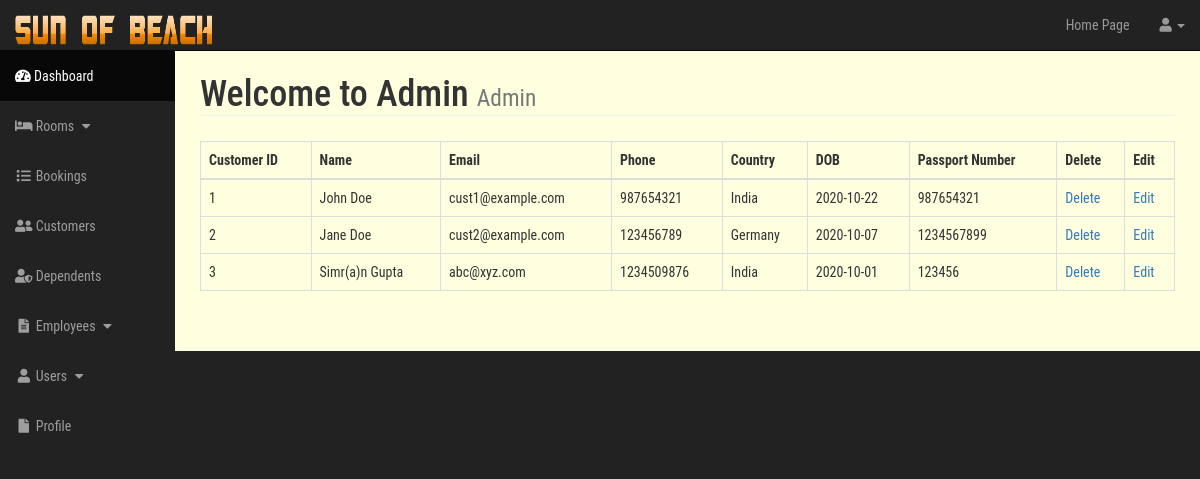
The page /admin/customers.php on the database as committed earlier.
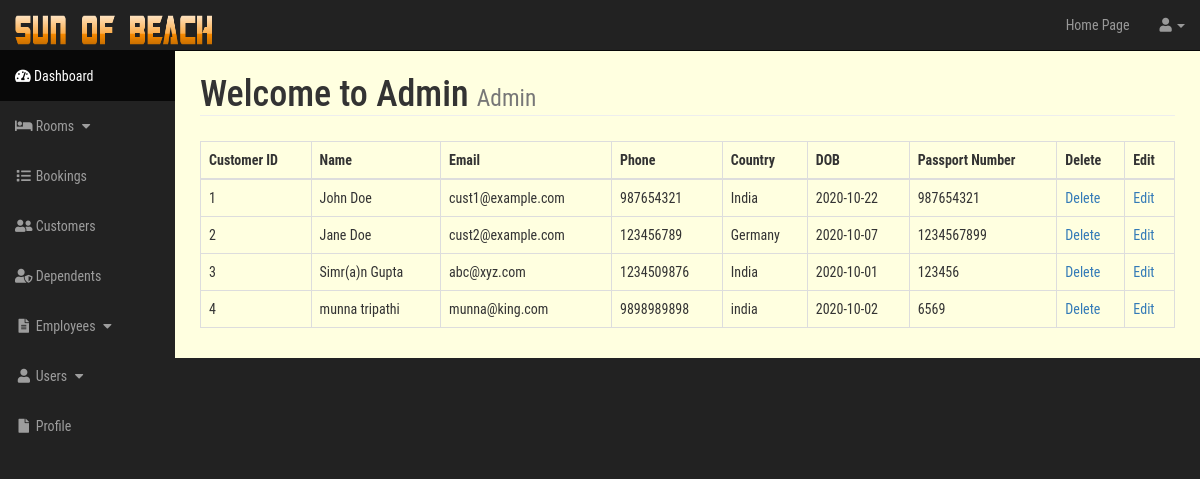
The same page on the database as committed later.
### tables this page shows
CREATE TABLE `customer` (
  `cust_id` int(11) NOT NULL,
  `f_name` varchar(20) NOT NULL,
  `l_name` varchar(20) NOT NULL,
  `cust_email` varchar(32) NOT NULL,
  `cust_phone` varchar(10) NOT NULL,
  `passport_no` int(11) NOT NULL,
  `dob` date NOT NULL,
  `country` varchar(20) NOT NULL
);

### admin/include/view_all_customers.php (the view, shortened to what this page needs)
<table class="table table-bordered table-hover">
    <thead>
        <tr>
            <th>Customer ID</th>
            <th>Name</th>
            <th>Email</th>
            <th>Phone</th>
            <th>Country</th>
            <th>DOB</th>
            <th>Passport Number</th>
            <th>Delete</th>
            <th>Edit</th>
        </tr>
    </thead>
    <tbody>
        <?php
        $query = "SELECT * FROM customer";
        $select_bookings=mysqli_query($con, $query);
        while($row=mysqli_fetch_assoc($select_bookings)){
            $cust_id=$row['cust_id'];
            $cust_email=$row['cust_email'];
            $cust_phone=$row['cust_phone'];
            $f_name=$row['f_name'];
            $l_name=$row['l_name'];
            $country=$row['country'];
            $dob=$row['dob'];
            $passport_no=$row['passport_no'];
            echo "<tr><td>{$cust_id}</td>";
            echo "<td>{$f_name} {$l_name}</td>";
            echo "<td>{$cust_email}</td>";
            echo "<td>{$cust_phone}</td>";
            echo "<td>{$country}</td>";
            echo "<td>{$dob}</td>";
            echo "<td>{$passport_no}</td>";
            echo "<td><a href='customers.php?delete={$cust_id}'>Delete</a></td>";
            echo "<td><a href='customers.php?source=edit_customer&p_id={$cust_id}'>Edit</a></td>";
            echo "</tr>";
        }
        ?>
    </tbody>
</table>

### admin/include/admin_header.php (shortened to what this page needs)
<!DOCTYPE html>
<html lang="en">
<head>
    <link href="css/bootstrap.min.css" rel="stylesheet">
    <link href="css/sb-admin.css" rel="stylesheet">
    <link href="font-awesome/css/font-awesome.min.css" rel="stylesheet" type="text/css">
    <link rel="stylesheet" type="text/css" href="https://cdnjs.cloudflare.com/ajax/libs/font-awesome/5.15.1/css/all.min.css">
</head>
<body>

### admin/customers.php (shortened to what this page needs)
<?php include "include/admin_header.php" ?>
    <div id="wrapper">
        <?php include "include/admin_navigation.php" ?>
        <div id="page-wrapper">
            <div class="container-fluid">
                <div class="row">
                    <div class="col-lg-12">
                        <h1 class="page-header">
                            Welcome to Admin
                            <small>Admin</small>
                        </h1>
                        <?php
                        if(isset($_GET['source'])){
                            $source=$_GET['source'];
                        }
                        else{
                            $source='';
                        }
                        switch($source){
                            default:
                            include "include/view_all_customers.php";
                            break;
                        }
                        ?>
                    </div>
                 </div>
            </div>
        </div>
    </div>
</body>
</html>

### admin/include/admin_navigation.php (shortened to what this page needs)
<nav class="navbar navbar-inverse navbar-fixed-top" role="navigation">
            <div class="navbar-header">
                <a class="navbar-brand" href="index.php"><img src="../images/title.png" style="height: 30px; width: 200px;"></a>
            </div>
            <ul class="nav navbar-right top-nav">
                <li><a href="../index.php">Home Page</a></li>
                <li class="dropdown">
                    <a href="#" class="dropdown-toggle" data-toggle="dropdown"><i class="fa fa-user"></i> <?php echo $_SESSION['user'] ?><b class="caret"></b></a>
                </li>
            </ul>
            <div class="collapse navbar-collapse navbar-ex1-collapse">
                <ul class="nav navbar-nav side-nav">
                    <li class="active">
                        <a href="index.php"><i class="fas fa-tachometer-alt"></i> Dashboard</a>
                    </li>
                    <li>
                        <a href="javascript:;" data-toggle="collapse" data-target="#rooms_dropdown"><i class="fa fa-fw fa-bed"></i> Rooms <i class="fa fa-fw fa-caret-down"></i></a>
                    </li>
                    <li>
                        <a href="booking.php"><i class="fa fa-fw fa-list"></i> Bookings</a>
                    </li>
                    <li>
                        <a href="customers.php"><i class="fa fa-fw fa-user-friends"></i> Customers</a>
                    </li>
                    <li>
                        <a href="dependents.php"><i class="fa fa-fw fa-user-shield"></i> Dependents</a>
                    </li>
                    <li>
                        <a href="javascript:;" data-toggle="collapse" data-target="#employees_dropdown"><i class="fa fa-fw fa-file-text"></i> Employees <i class="fa fa-fw fa-caret-down"></i></a>
                    </li>
                    <li>
                        <a href="javascript:;" data-toggle="collapse" data-target="#users"><i class="fa fa-fw fa-user"></i> Users <i class="fa fa-fw fa-caret-down"></i></a>
                    </li>
                    <li>
                        <a href="profile.php"><i class="fa fa-fw fa-file"></i> Profile</a>
                    </li>
                </ul>
            </div>
        </nav>

### admin/css/sb-admin.css (style rules this page uses)
body { margin-top: 100px; background-color: #222; font-family: 'Roboto Condensed', sans-serif; }
@media (min-width:768px) { body { margin-top: 50px; } }
#wrapper { padding-left: 0; }
#page-wrapper { width: 100%; padding: 0; background-color: lightyellow; min-height: 301px; }
@media (min-width:768px) { #wrapper { padding-left: 175px; } }
@media (min-width:768px) { #page-wrapper { padding: 10px; } }
.top-nav { padding: 0 15px; }
.top-nav>li { display: inline-block; float: left; }
.top-nav>li>a { padding-top: 15px; padding-bottom: 15px; line-height: 20px; color: #999; }
@media (min-width:768px) { .side-nav { position: fixed; top: 51px; left: 175px; width: 175px; margin-left: -175px; border: none; border-radius: 0; overflow-y: auto; background-color: #222; } }
@media (min-width:768px) { .side-nav>li>a { width: 175px; } }
h1.page-header { padding: 0; margin: 15px 0 25px 0; }

Rows that differ between the two databases and show on the page:
added customer: cust_id "4", f_name "munna", l_name "tripathi", cust_email "munna@king.com", cust_phone "9898989898", country "india", dob "2020-10-02", passport_no "6569"
